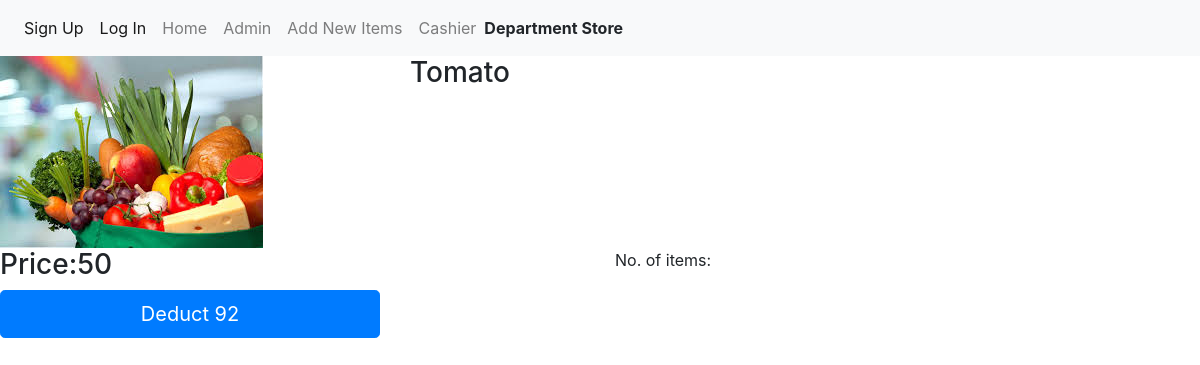
The page /products/1 on the database as committed earlier.
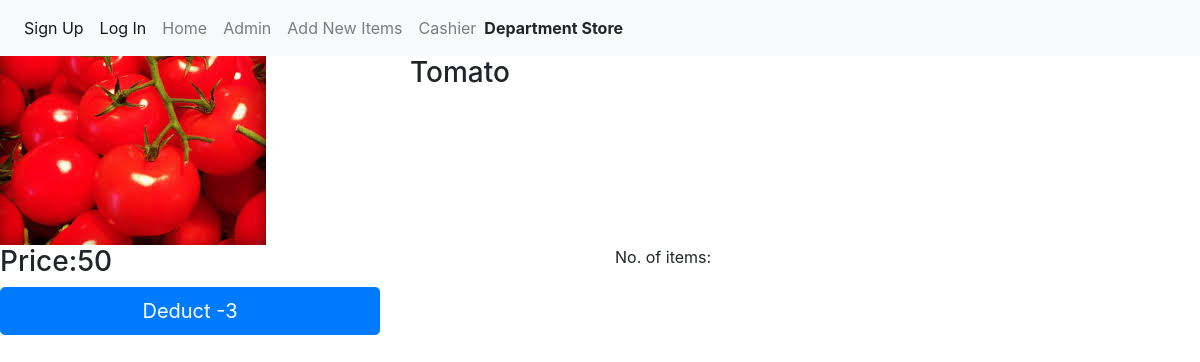
The same page on the database as committed later.
### products/models.py (models this page shows, shortened)
class Product(models.Model):
    title = models.CharField(max_length=200)
    pub_date = models.DateTimeField(auto_now_add=True)
    exp_date = models.DateTimeField()
    image = models.ImageField(upload_to='images')
    body = models.TextField()
    price = models.IntegerField(default=1)
    No_of_items = models.IntegerField(default=1)
    hunter = models.ForeignKey(User, on_delete=models.CASCADE)

### products/views.py (the view)
# urls.py: path('<int:product_id>',views.detail,name='detail'),
def detail(request, product_id):
    product = get_object_or_404(Product,pk=product_id)
    return render(request,'products/detail.html',{'product':product})

### products/Templates/products/detail.html (shortened to what this page needs)
{% extends 'base.html' %}
{% block content %}
<div class="row">
    <div class="col-4">
        <img src="{{ product.image.url }}" class="img-fluid" />
    </div>
    <div class="col-6">
        <h3>{{product.title}}</h3>
    </div>
    <div class="col-6">
        <h3>Price:{{product.price}}</h3>
    </div>
    <div class="col-4">
        <a>No. of items: {{p.No_of_items}}</a>
    </div>
    <div class="col-4">
        <a href="javascript:{document.getElementById('deduct').submit()}"><button class="btn btn-primary btn-lg btn-block">Deduct {{product.No_of_items}}</button></a>
    </div>
</div>
{% endblock %}

### dsm/Templates/base.html (shortened to what this page needs)
<link rel="stylesheet" href="https://stackpath.bootstrapcdn.com/bootstrap/4.3.1/css/bootstrap.min.css">
<nav class="navbar navbar-expand-lg navbar-light bg-light">
    <div class="collapse navbar-collapse" id="navbarSupportedContent">
      <ul class="navbar-nav mr-auto">
        {% if user.is_authenticated %}
          <li class="nav-item active">
            <a class="nav-link" href="javascript:{document.getElementById('logout').submit()}">Logout<span class="sr-only">(current)</span></a>
          </li>
          <form id="logout" method="POST" action="{% url 'logout' %}">
            {% csrf_token %}
            <input type="hidden" />
          </form>
          </form>
        {% else %}
          <li class="nav-item active">
            <a class="nav-link" href="{% url 'signup' %}">Sign Up<span class="sr-only">(current)</span></a>
          </li>
          <li class="nav-item active">
            <a class="nav-link" href="{% url 'login' %}"">Log In <span class="sr-only">(current)</span></a>
          </li>
        {% endif %}
        <li class="nav-item">
          <a class="nav-link" href="{% url 'home' %}"">Home</a>
        </li>
        <li class="nav-item">
            <a class="nav-link" href="http://localhost:8000/admin/">Admin</a>
          </li>
          <li class="nav-item">
              <a class="nav-link" href="http://localhost:8000/products/create/">Add New Items</a>
            </li>
            <li class="nav-item">
              <a class="nav-link" href="http://localhost:8000/products/display/">Cashier</a>
            </li>
            <div class="navbar-collapse collapse">
                <ul class="navbar-nav ml-auto">
                    <li><a ><b>Department Store</b></a></li>
                </ul>
              </div>
      </ul>
    </div>
  </nav>
{% block content %}
{% endblock %}

Rows that differ between the two databases and show on the page:
changed Product "Tomato": image: a different picture; No_of_items "92" → "-3"
